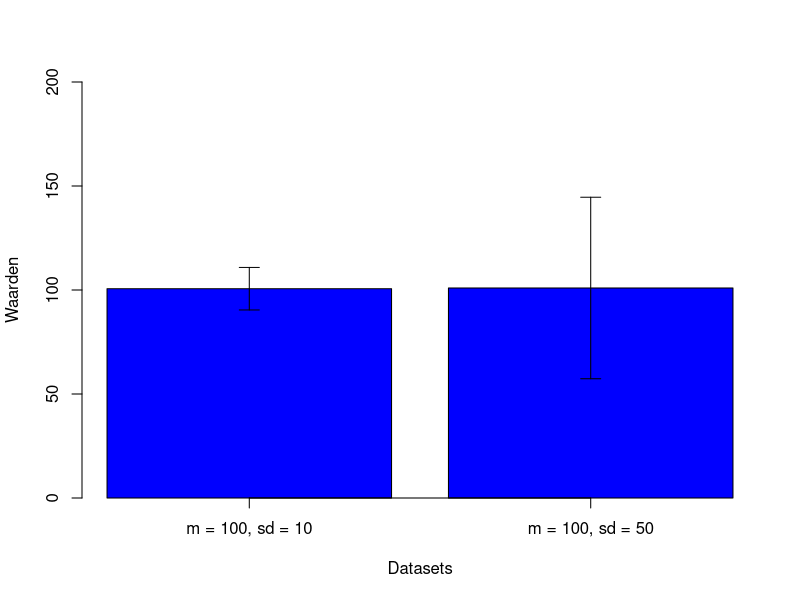

The R source for this figure:
#Barplot met whiskers maken

#Generereren van de data
x1 <- rnorm(150,mean = 100, sd = 10)
x2 <- rnorm(150,mean = 100, sd = 50)

data <- matrix(c(x1,x2),nrow = 150)
#Gemiddelden en stdev berekenen
data.means <- apply(data,2,mean)
data.sds <- apply(data,2,sd)

#Barplot tekenen
bar <- barplot(data.means, ylim = c(0,200), names.arg = c('m = 100, sd = 10',('m = 100, sd = 50')),col="blue", axis.lty=1, xlab="Datasets", ylab="Waarden")
#Functie definiëren voor error bars te tekenen
error.bar <- function(x, y, upper, lower=upper, length=0.1,...){
  if(length(x) != length(y) | length(y) !=length(lower) | length(lower) != length(upper))
    stop("vectors must be same length")
  arrows(x,y+upper, x, y-lower, angle=90, code=3, length=length, ...)
}

error.bar(bar,data.means, data.sds)
